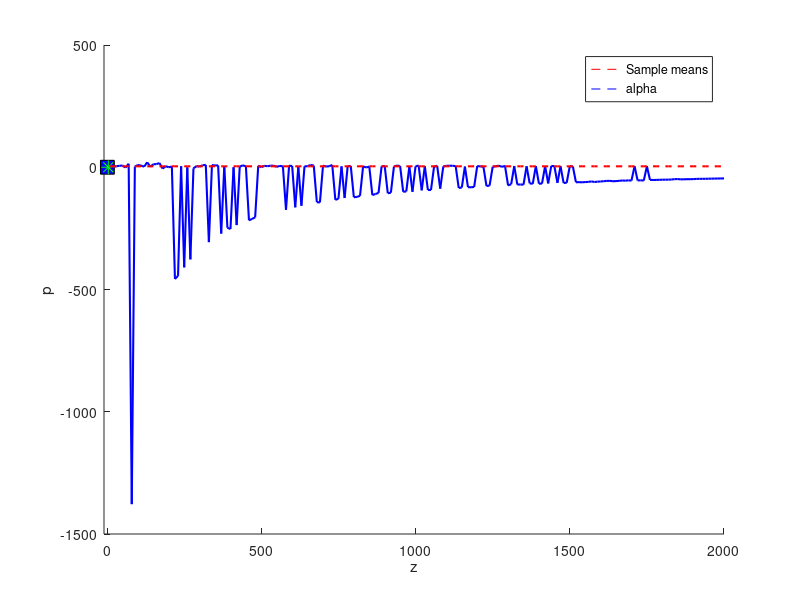

MATLAB code to generate this figure:
%% Exercise 1.3
p_c0 = @(z)((1-z.^2)./((3.*z+1).*(z+1)));
p_c1 = @(z)(z./((3.*z+1)./4));
z = linspace(0,1,100);

figure; hold on; 
plot(z,p_c0(z),'r--')
plot(z,p_c1(z),'b--')
legend('p(c=0|z)','p(c=1|z)')
xlabel('z')
ylabel('p')


%% Exercise 3 part 1.4
D = [3.6 7.7 -2.6 4.9 -2.3 0.2 -7.3 4.4 7.3 -5.7];
alpha = linspace(-10,10,1001);
p = @(x,alpha)(2./(pi.*(4+(x-alpha).^2)));
p_a = zeros([1,1001]);
i=1;
for a = alpha
    p_a(i) = prod(p(D,a));
    i=i+1;
end
hold on; 
plot(alpha,p_a)
plot(D, zeros(size(D)),'r.', 'MarkerSize',20)
plot(mean(D), 0,'ks','Markersize',10,'MarkerFaceColor','b')
[y,i] = max(p_a); 
plot(alpha(i),0,'g*','Markersize',10)
legend('p(a|D,b=2)', 'Data','Mean data','alpha max posterior')
hold off; 
%% Exercise 3 part 2
alpha = 10.*rand;
beta = 2 + 2.*rand;
theta = -pi/2 + pi.*rand(500,1);
D = (beta*tan(theta))+alpha;
means = zeros(200,1);
j=1;
thetas = -pi/2 + pi.*rand(2000,1);
for i = 1:10:2000
    theta = datasample(thetas,i,'Replace',false);
    D = (beta*tan(theta))+alpha;
    means(j) = mean(D);
    j=j+1;
end

close all; hold on;
plot(10:10:2000,means,'b-','LineWidth',1.5)
xlim([-10,2000])
plot(10:10:2000,ones(200,1)*alpha,'r--','LineWidth',1.5)
legend('Sample means','alpha')
hold off;